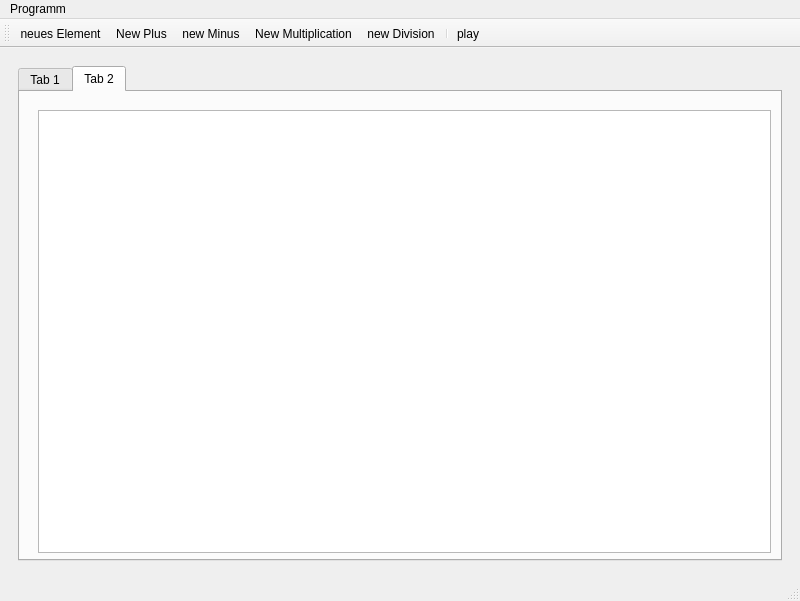
<?xml version="1.0" encoding="UTF-8"?>
<ui version="4.0">
 <class>MainWindow</class>
 <widget class="QMainWindow" name="MainWindow">
  <property name="geometry">
   <rect>
    <x>0</x>
    <y>0</y>
    <width>800</width>
    <height>601</height>
   </rect>
  </property>
  <property name="windowTitle">
   <string>MainWindow</string>
  </property>
  <widget class="QWidget" name="centralwidget">
   <layout class="QHBoxLayout" name="horizontalLayout_3">
    <item>
     <widget class="QSplitter" name="splitter">
      <property name="lineWidth">
       <number>2</number>
      </property>
      <property name="midLineWidth">
       <number>1</number>
      </property>
      <property name="orientation">
       <enum>Qt::Horizontal</enum>
      </property>
      <widget class="QWidget" name="horizontalLayoutWidget">
       <layout class="QHBoxLayout" name="horizontalLayout">
        <property name="spacing">
         <number>0</number>
        </property>
        <property name="sizeConstraint">
         <enum>QLayout::SetMinimumSize</enum>
        </property>
        <item>
         <widget class="QTabWidget" name="tabWidget">
          <property name="enabled">
           <bool>true</bool>
          </property>
          <property name="sizePolicy">
           <sizepolicy hsizetype="Maximum" vsizetype="Maximum">
            <horstretch>0</horstretch>
            <verstretch>0</verstretch>
           </sizepolicy>
          </property>
          <property name="minimumSize">
           <size>
            <width>3</width>
            <height>2</height>
           </size>
          </property>
          <property name="sizeIncrement">
           <size>
            <width>1</width>
            <height>1</height>
           </size>
          </property>
          <property name="currentIndex">
           <number>1</number>
          </property>
          <widget class="QWidget" name="tab">
           <property name="minimumSize">
            <size>
             <width>774</width>
             <height>0</height>
            </size>
           </property>
           <attribute name="title">
            <string>Tab 1</string>
           </attribute>
           <layout class="QHBoxLayout" name="horizontalLayout_2">
            <item>
             <layout class="QVBoxLayout" name="verticalLayout_2">
              <property name="spacing">
               <number>0</number>
              </property>
              <item>
               <widget class="QTreeView" name="treeView"/>
              </item>
             </layout>
            </item>
           </layout>
          </widget>
          <widget class="QWidget" name="tab_2">
           <property name="minimumSize">
            <size>
             <width>774</width>
             <height>479</height>
            </size>
           </property>
           <property name="maximumSize">
            <size>
             <width>774</width>
             <height>479</height>
            </size>
           </property>
           <attribute name="title">
            <string>Tab 2</string>
           </attribute>
           <widget class="QWidget" name="verticalLayoutWidget_2">
            <property name="geometry">
             <rect>
              <x>9</x>
              <y>9</y>
              <width>751</width>
              <height>461</height>
             </rect>
            </property>
            <layout class="QVBoxLayout" name="verticalLayout">
             <item>
              <widget class="QTreeView" name="treeView_2"/>
             </item>
            </layout>
           </widget>
          </widget>
         </widget>
        </item>
       </layout>
      </widget>
     </widget>
    </item>
   </layout>
  </widget>
  <widget class="QMenuBar" name="menubar">
   <property name="geometry">
    <rect>
     <x>0</x>
     <y>0</y>
     <width>800</width>
     <height>21</height>
    </rect>
   </property>
   <widget class="QMenu" name="menuProgramm">
    <property name="title">
     <string>Programm</string>
    </property>
    <addaction name="actionClose"/>
   </widget>
   <addaction name="menuProgramm"/>
  </widget>
  <widget class="QStatusBar" name="statusbar"/>
  <widget class="QToolBar" name="toolBar">
   <property name="windowTitle">
    <string>toolBar</string>
   </property>
   <attribute name="toolBarArea">
    <enum>TopToolBarArea</enum>
   </attribute>
   <attribute name="toolBarBreak">
    <bool>false</bool>
   </attribute>
   <addaction name="actionNewElement"/>
   <addaction name="actionNewPlus"/>
   <addaction name="actionNewMinus"/>
   <addaction name="actionNew_Multiplication"/>
   <addaction name="actionNewDivision"/>
   <addaction name="separator"/>
   <addaction name="actionPlay"/>
  </widget>
  <action name="actionClose">
   <property name="text">
    <string>Beenden</string>
   </property>
   <property name="toolTip">
    <string>PxLinX beenden</string>
   </property>
  </action>
  <action name="actionNewElement">
   <property name="icon">
    <iconset>
     <normaloff>Icons/element32.png</normaloff>Icons/element32.png</iconset>
   </property>
   <property name="text">
    <string>neues Element</string>
   </property>
   <property name="toolTip">
    <string>neues Element einfügen</string>
   </property>
  </action>
  <action name="actionNewConnector">
   <property name="icon">
    <iconset>
     <normaloff>../../icons/conector32.png</normaloff>../../icons/conector32.png</iconset>
   </property>
   <property name="text">
    <string>neuer Konnector</string>
   </property>
   <property name="toolTip">
    <string>neuer Konnector</string>
   </property>
  </action>
  <action name="actionNewPlus">
   <property name="icon">
    <iconset>
     <normaloff>Icons/plus24.png</normaloff>Icons/plus24.png</iconset>
   </property>
   <property name="text">
    <string>New Plus</string>
   </property>
  </action>
  <action name="actionNewMinus">
   <property name="icon">
    <iconset>
     <normaloff>Icons/minus24.png</normaloff>Icons/minus24.png</iconset>
   </property>
   <property name="text">
    <string>new Minus</string>
   </property>
  </action>
  <action name="actionNewDivision">
   <property name="icon">
    <iconset>
     <normaloff>Icons/divide24.png</normaloff>Icons/divide24.png</iconset>
   </property>
   <property name="text">
    <string>new Division</string>
   </property>
  </action>
  <action name="actionNew_Multiplication">
   <property name="icon">
    <iconset>
     <normaloff>Icons/multiply24.png</normaloff>Icons/multiply24.png</iconset>
   </property>
   <property name="text">
    <string>New Multiplication</string>
   </property>
  </action>
  <action name="actionPlay">
   <property name="icon">
    <iconset>
     <normaloff>Icons/play24.png</normaloff>Icons/play24.png</iconset>
   </property>
   <property name="text">
    <string>play</string>
   </property>
  </action>
 </widget>
 <layoutdefault spacing="6" margin="9"/>
 <resources/>
 <connections/>
</ui>
